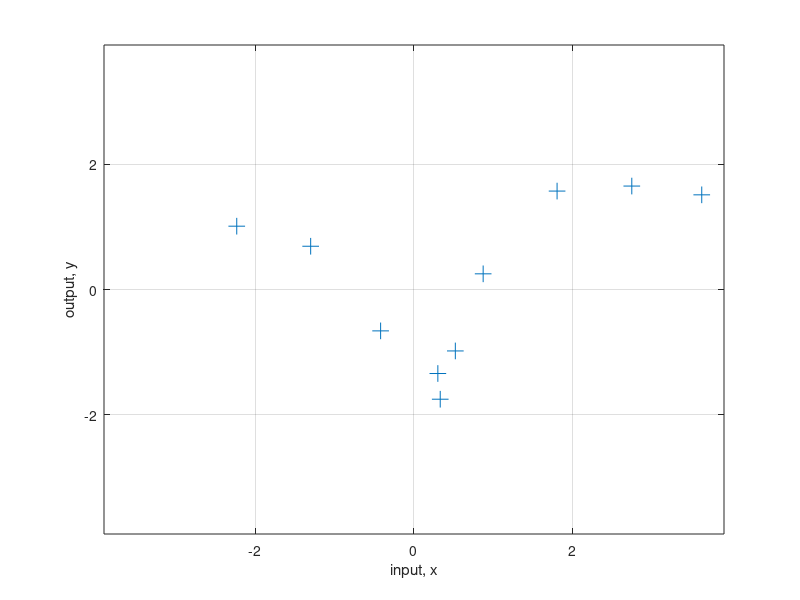

This figure's MATLAB source: (Note: this script raises an error after producing the figure.)
%Majority of this code has been taken from demoRegression.m which was
%available on the gpml website. Appropriate changes have been made to
%change the input data to the required one.

disp('Hit any key to continue...'); pause

clear all, close all
write_fig = 0;
disp(' ')

disp('meanfunc = {@meanSum, {@meanLinear, @meanConst}}; hyp.mean = [0.5; 1];')
meanfunc = {@meanSum, {@meanLinear, @meanConst}}; hyp.mean = [0.5; 1];
disp('covfunc = {@covMaterniso, 3}; ell = 1/4; sf = 1; hyp.cov = log([ell; sf]);')
covfunc = {@covMaterniso, 3}; ell = 1/4; sf = 1; hyp.cov = log([ell; sf]);
disp('likfunc = @likGauss; sn = 0.1; hyp.lik = log(sn);')
likfunc = @likGauss; sn = 0.1; hyp.lik = log(sn);
disp(' ')

n = 10;
x =[-2.23;-1.30;-0.42;0.30;0.33;0.52;0.87;1.80;2.74;3.62];
y =[1.01;0.69;-0.66;-1.34;-1.75;-0.98;0.25;1.57;1.65;1.51];

 
figure(1)
set(gca, 'FontSize', 24)
disp(' '); disp('plot(x, y, ''+'')')
plot(x, y, '+', 'MarkerSize', 12)
axis([-3.9 3.9 -3.9 3.9])
grid on
xlabel('input, x')
ylabel('output, y')
if write_fig, print -depsc f1.eps; end
disp(' '); disp('Hit any key to continue...'); pause

disp(' ')
disp('nlml = gp(hyp, @infGaussLik, meanfunc, covfunc, likfunc, x, y)')
nlml = gp(hyp, @infGaussLik, meanfunc, covfunc, likfunc, x, y)
disp(' ')

disp('z = linspace(-1.9, 1.9, 101)'';')
z = linspace(-3.9, 3.9, 101)';
disp('[m s2] = gp(hyp, @infGaussLik, meanfunc, covfunc, likfunc, x, y, z);')
[m s2] = gp(hyp, @infGaussLik, meanfunc, covfunc, likfunc, x, y, z);

figure(2)
set(gca, 'FontSize', 24)
disp(' ')
disp('f = [m+2*sqrt(s2); flipdim(m-2*sqrt(s2),1)];') 
f = [m+2*sqrt(s2); flipdim(m-2*sqrt(s2),1)];
disp('fill([z; flipdim(z,1)], f, [7 7 7]/8);')
fill([z; flipdim(z,1)], f, [7 7 7]/8);

disp('hold on; plot(z, m); plot(x, y, ''+'')')
hold on; plot(z, m, 'LineWidth', 2); plot(x, y, '+', 'MarkerSize', 12)
axis([-3.9 3.9 -3.9 3.9])
grid on
xlabel('input, x')
ylabel('output, y')
if write_fig, print -depsc f2.eps; end
disp(' '); disp('Hit any key to continue...'); pause

disp(' ')
disp('covfunc = @covSEiso; hyp2.cov = [0; 0]; hyp2.lik = log(0.1);')
covfunc = @covSEiso; hyp2.cov = [0; 0]; hyp2.lik = log(0.1);
disp('hyp2 = minimize(hyp2, @gp, -100, @infGaussLik, [], covfunc, likfunc, x, y)')
hyp2 = minimize(hyp2, @gp, -100, @infGaussLik, [], covfunc, likfunc, x, y);
disp(' ')

disp('exp(hyp2.lik)')
exp(hyp2.lik)
disp('nlml2 = gp(hyp2, @infGaussLik, [], covfunc, likfunc, x, y)')
nlml2 = gp(hyp2, @infGaussLik, [], covfunc, likfunc, x, y)
disp('[m s2] = gp(hyp2, @infGaussLik, [], covfunc, likfunc, x, y, z);')
[m s2] = gp(hyp2, @infGaussLik, [], covfunc, likfunc, x, y, z);

disp(' ')
figure(3)
set(gca, 'FontSize', 24)
f = [m+2*sqrt(s2); flipdim(m-2*sqrt(s2),1)];
disp('fill([z; flipdim(z,1)], f, [7 7 7]/8)');
fill([z; flipdim(z,1)], f, [7 7 7]/8)
disp('hold on; plot(z, m); plot(x, y, ''+'')');
hold on; plot(z, m, 'LineWidth', 2); plot(x, y, '+', 'MarkerSize', 12)
grid on
xlabel('input, x')
ylabel('output, y')
axis([-3.9 3.9 -3.9 3.9])
if write_fig, print -depsc f3.eps; end
disp(' '); disp('Hit any key to continue...'); pause

disp(' ')
disp('hyp.cov = [0; 0]; hyp.mean = [0; 0]; hyp.lik = log(0.1);')
hyp.cov = [0; 0]; hyp.mean = [0; 0]; hyp.lik = log(0.1);
disp('hyp = minimize(hyp, @gp, -100, @infGaussLik, meanfunc, covfunc, likfunc, x, y);')
hyp = minimize(hyp, @gp, -100, @infGaussLik, meanfunc, covfunc, likfunc, x, y);
disp('[m s2] = gp(hyp, @infGaussLik, meanfunc, covfunc, likfunc, x, y, z);')
[m s2] = gp(hyp, @infGaussLik, meanfunc, covfunc, likfunc, x, y, z);

figure(4)
set(gca, 'FontSize', 24)
disp(' ')
disp('f = [m+2*sqrt(s2); flipdim(m-2*sqrt(s2),1)];')
f = [m+2*sqrt(s2); flipdim(m-2*sqrt(s2),1)];
disp('fill([z; flipdim(z,1)], f, [7 7 7]/8)')
fill([z; flipdim(z,1)], f, [7 7 7]/8)
disp('hold on; plot(z, m); plot(x, y, ''+'');')
hold on; plot(z, m, 'LineWidth', 2); plot(x, y, '+', 'MarkerSize', 12)
grid on
xlabel('input, x')
ylabel('output, y')
axis([-3.9 3.9 -3.9 3.9])
if write_fig, print -depsc f4.eps; end
disp(' '); disp('Hit any key to continue...'); pause

disp('large scale regression using the FITC approximation')
disp('nu = fix(n/2); u = linspace(-1.3,1.3,nu)'';')
nu = fix(n/2); u = linspace(-3.9,3.9,nu)';
disp('covfuncF = {@apxSparse, {covfunc}, u};')
covfuncF = {@apxSparse, {covfunc}, u};
disp('[mF s2F] = gp(hyp, @infGaussLik, meanfunc, covfuncF, likfunc, x, y, z);')
[mF s2F] = gp(hyp, @infGaussLik, meanfunc, covfuncF, likfunc, x, y, z);

figure(5)
set(gca, 'FontSize', 24)
disp(' ')
disp('f = [mF+2*sqrt(s2F); flipdim(mF-2*sqrt(s2F),1)];')
f = [mF+2*sqrt(s2F); flipdim(mF-2*sqrt(s2F),1)];
disp('fill([z; flipdim(z,1)], f, [7 7 7]/8)')
fill([z; flipdim(z,1)], f, [7 7 7]/8)
disp('hold on; plot(z, mF); plot(x, y, ''+'');')
hold on; plot(z, mF, 'LineWidth', 2); plot(x, y, '+', 'MarkerSize', 12)
disp('plot(u,1,''o'')')
plot(u,1,'ko', 'MarkerSize', 12)
grid on
xlabel('input, x')
ylabel('output, y')
axis([-3.9 3.9 -3.9 3.9])
if write_fig, print -depsc f5.eps; end
disp(' ')